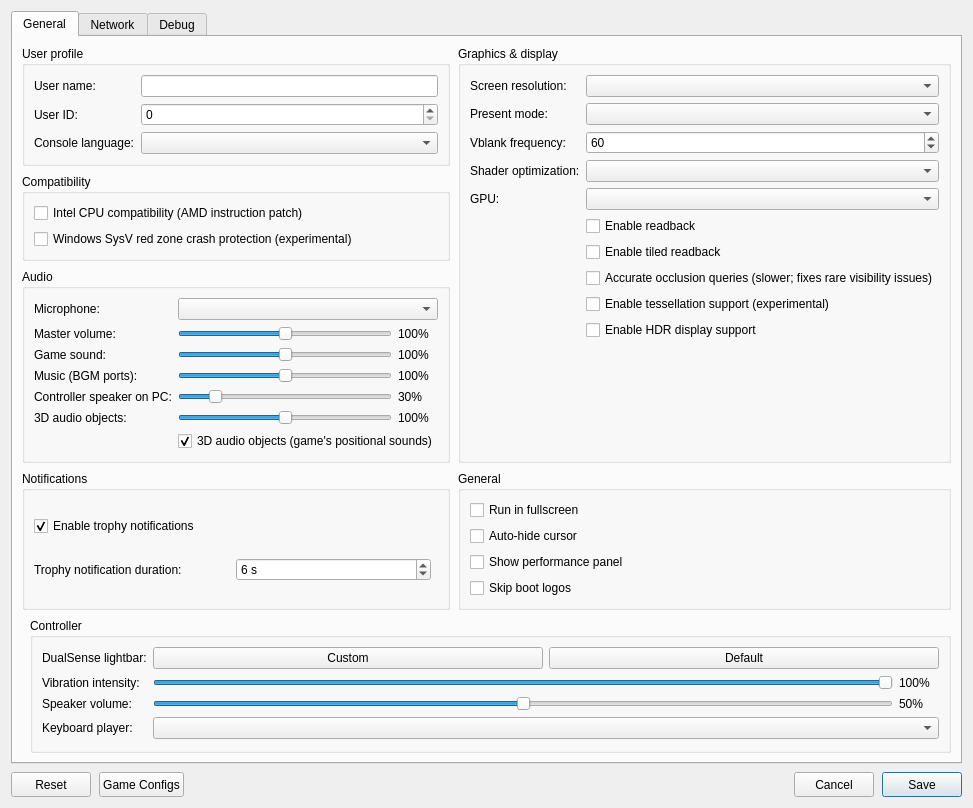
<?xml version="1.0" encoding="UTF-8"?>
<ui version="4.0">
 <class>ConfigurationEditDialog</class>
 <widget class="QDialog" name="ConfigurationEditDialog">
  <property name="geometry">
   <rect>
    <x>0</x>
    <y>0</y>
    <width>900</width>
    <height>620</height>
   </rect>
  </property>
  <property name="windowTitle">
   <string>Settings</string>
  </property>
  <property name="locale">
   <locale language="English" country="UnitedStates"/>
  </property>
  <layout class="QVBoxLayout" name="dialogLayout">
   <property name="spacing"><number>8</number></property>
   <item>
    <widget class="QTabWidget" name="settings_tabs">
     <property name="currentIndex"><number>0</number></property>
     <widget class="QWidget" name="settings_tab">
      <attribute name="title"><string>General</string></attribute>
      <layout class="QGridLayout" name="gridLayout">
       <property name="horizontalSpacing">
        <number>8</number>
       </property>
       <property name="verticalSpacing">
        <number>8</number>
       </property>
       <item row="0" column="0" colspan="2">
        <layout class="QGridLayout" name="sectionsLayout" columnstretch="1,1">
         <property name="horizontalSpacing">
          <number>8</number>
         </property>
         <property name="verticalSpacing">
          <number>8</number>
         </property>
         <item row="0" column="0">
          <widget class="QGroupBox" name="user_profile_group">
           <property name="title">
            <string>User profile</string>
           </property>
           <layout class="QFormLayout" name="userProfileLayout">
            <property name="fieldGrowthPolicy">
             <enum>QFormLayout::AllNonFixedFieldsGrow</enum>
            </property>
            <item row="0" column="0">
             <widget class="QLabel" name="label_user_name">
              <property name="text"><string>User name:</string></property>
             </widget>
            </item>
            <item row="0" column="1">
             <widget class="MandatoryLineEdit" name="lineEdit_user_name">
              <property name="toolTip"><string>Local user name exposed to games</string></property>
              <property name="clearButtonEnabled"><bool>true</bool></property>
             </widget>
            </item>
            <item row="1" column="0">
             <widget class="QLabel" name="label_user_id">
              <property name="text"><string>User ID:</string></property>
             </widget>
            </item>
            <item row="1" column="1">
             <widget class="QSpinBox" name="spinBox_user_id">
              <property name="toolTip"><string>Local user ID exposed to games</string></property>
             </widget>
            </item>
            <item row="2" column="0">
             <widget class="QLabel" name="label_console_language">
              <property name="text"><string>Console language:</string></property>
             </widget>
            </item>
            <item row="2" column="1">
             <widget class="QComboBox" name="comboBox_console_language">
              <property name="toolTip"><string>Language</string></property>
             </widget>
            </item>
           </layout>
          </widget>
         </item>
         <item row="2" column="0">
          <widget class="QGroupBox" name="audio_group">
           <property name="title"><string>Audio</string></property>
           <layout class="QFormLayout" name="audioLayout">
            <property name="fieldGrowthPolicy">
             <enum>QFormLayout::AllNonFixedFieldsGrow</enum>
            </property>
            <item row="0" column="0">
             <widget class="QLabel" name="label_audio_input_device">
              <property name="text"><string>Microphone:</string></property>
             </widget>
            </item>
            <item row="0" column="1">
             <widget class="QComboBox" name="comboBox_audio_input_device"/>
            </item>
           <item row="1" column="0">
            <widget class="QLabel" name="label_audio_master">
             <property name="text"><string>Master volume:</string></property>
            </widget>
           </item>
           <item row="1" column="1">
            <layout class="QHBoxLayout" name="audio_master_layout">
             <item>
              <widget class="QSlider" name="slider_audio_master">
               <property name="toolTip"><string>Everything the game plays on this PC (not the DualSense). 100% is unchanged; above 100% amplifies and can clip.</string></property>
               <property name="maximum"><number>200</number></property>
               <property name="singleStep"><number>5</number></property>
               <property name="pageStep"><number>10</number></property>
               <property name="value"><number>100</number></property>
               <property name="orientation"><enum>Qt::Horizontal</enum></property>
              </widget>
             </item>
             <item>
              <widget class="QLabel" name="label_audio_master_value">
               <property name="minimumSize"><size><width>40</width><height>0</height></size></property>
               <property name="text"><string>100%</string></property>
              </widget>
             </item>
            </layout>
           </item>
           <item row="2" column="0">
            <widget class="QLabel" name="label_audio_main">
             <property name="text"><string>Game sound:</string></property>
            </widget>
           </item>
           <item row="2" column="1">
            <layout class="QHBoxLayout" name="audio_main_layout">
             <item>
              <widget class="QSlider" name="slider_audio_main">
               <property name="toolTip"><string>Game audio on the main output ports (most effects, and music in games that mix it there). 100% is unchanged.</string></property>
               <property name="maximum"><number>200</number></property>
               <property name="singleStep"><number>5</number></property>
               <property name="pageStep"><number>10</number></property>
               <property name="value"><number>100</number></property>
               <property name="orientation"><enum>Qt::Horizontal</enum></property>
              </widget>
             </item>
             <item>
              <widget class="QLabel" name="label_audio_main_value">
               <property name="minimumSize"><size><width>40</width><height>0</height></size></property>
               <property name="text"><string>100%</string></property>
              </widget>
             </item>
            </layout>
           </item>
           <item row="3" column="0">
            <widget class="QLabel" name="label_audio_music">
             <property name="text"><string>Music (BGM ports):</string></property>
            </widget>
           </item>
           <item row="3" column="1">
            <layout class="QHBoxLayout" name="audio_music_layout">
             <item>
              <widget class="QSlider" name="slider_audio_music">
               <property name="toolTip"><string>Music the game plays on its own background-music ports. Has no effect on games that mix music into the main output.</string></property>
               <property name="maximum"><number>200</number></property>
               <property name="singleStep"><number>5</number></property>
               <property name="pageStep"><number>10</number></property>
               <property name="value"><number>100</number></property>
               <property name="orientation"><enum>Qt::Horizontal</enum></property>
              </widget>
             </item>
             <item>
              <widget class="QLabel" name="label_audio_music_value">
               <property name="minimumSize"><size><width>40</width><height>0</height></size></property>
               <property name="text"><string>100%</string></property>
              </widget>
             </item>
            </layout>
           </item>
           <item row="4" column="0">
            <widget class="QLabel" name="label_audio_pad_speaker">
             <property name="text"><string>Controller speaker on PC:</string></property>
            </widget>
           </item>
           <item row="4" column="1">
            <layout class="QHBoxLayout" name="audio_pad_speaker_layout">
             <item>
              <widget class="QSlider" name="slider_audio_pad_speaker">
               <property name="toolTip"><string>Sounds meant for the DualSense speaker when no DualSense plays them (no controller, or not wired/Bluetooth). The console speaker is small, so these are turned down by default.</string></property>
               <property name="maximum"><number>200</number></property>
               <property name="singleStep"><number>5</number></property>
               <property name="pageStep"><number>10</number></property>
               <property name="value"><number>30</number></property>
               <property name="orientation"><enum>Qt::Horizontal</enum></property>
              </widget>
             </item>
             <item>
              <widget class="QLabel" name="label_audio_pad_speaker_value">
               <property name="minimumSize"><size><width>40</width><height>0</height></size></property>
               <property name="text"><string>30%</string></property>
              </widget>
             </item>
            </layout>
           </item>
           <item row="5" column="0">
            <widget class="QLabel" name="label_audio_objects">
             <property name="text"><string>3D audio objects:</string></property>
            </widget>
           </item>
           <item row="5" column="1">
            <layout class="QHBoxLayout" name="audio_objects_layout">
             <item>
              <widget class="QSlider" name="slider_audio_objects">
               <property name="toolTip"><string>Sound effects the game places in 3D (PS5 3D audio object ports), mixed into the game sound on this PC. Game sound and master volume apply on top. 100% is unchanged.</string></property>
               <property name="maximum"><number>200</number></property>
               <property name="singleStep"><number>5</number></property>
               <property name="pageStep"><number>10</number></property>
               <property name="value"><number>100</number></property>
               <property name="orientation"><enum>Qt::Horizontal</enum></property>
              </widget>
             </item>
             <item>
              <widget class="QLabel" name="label_audio_objects_value">
               <property name="minimumSize"><size><width>40</width><height>0</height></size></property>
               <property name="text"><string>100%</string></property>
              </widget>
             </item>
            </layout>
           </item>
           <item row="6" column="1">
            <widget class="QCheckBox" name="checkBox_audio_objects">
             <property name="toolTip"><string>Play the sounds the game places in 3D (PS5 3D audio object ports: ambience, positioned effects). Off drops them, as older Kyty versions did.</string></property>
             <property name="text"><string>3D audio objects (game's positional sounds)</string></property>
             <property name="checked"><bool>true</bool></property>
            </widget>
           </item>
           </layout>
          </widget>
         </item>
         <item row="0" column="1" rowspan="3">
          <widget class="QGroupBox" name="graphics_group">
           <property name="title">
            <string>Graphics &amp;&amp; display</string>
           </property>
           <layout class="QFormLayout" name="graphicsLayout">
            <property name="fieldGrowthPolicy">
             <enum>QFormLayout::AllNonFixedFieldsGrow</enum>
            </property>
            <item row="0" column="0">
             <widget class="QLabel" name="label_screen_resolution">
              <property name="text"><string>Screen resolution:</string></property>
             </widget>
            </item>
            <item row="0" column="1">
             <widget class="QComboBox" name="comboBox_screen_resolution">
              <property name="toolTip"><string>Window resolution</string></property>
             </widget>
            </item>
            <item row="1" column="0">
             <widget class="QLabel" name="label_present_mode">
              <property name="text"><string>Present mode:</string></property>
             </widget>
            </item>
            <item row="1" column="1">
             <widget class="QComboBox" name="comboBox_present_mode">
              <property name="toolTip"><string>Vulkan swapchain presentation mode</string></property>
             </widget>
            </item>
            <item row="2" column="0">
             <widget class="QLabel" name="label_vblank_frequency">
              <property name="text"><string>Vblank frequency:</string></property>
             </widget>
            </item>
            <item row="2" column="1">
             <widget class="QSpinBox" name="spinBox_vblank_frequency">
              <property name="toolTip"><string>Virtual display refresh rate used for frame pacing</string></property>
              <property name="minimum"><number>30</number></property>
              <property name="maximum"><number>360</number></property>
              <property name="value"><number>60</number></property>
             </widget>
            </item>
            <item row="3" column="0">
             <widget class="QLabel" name="label_shader_optimization">
              <property name="text"><string>Shader optimization:</string></property>
             </widget>
            </item>
            <item row="3" column="1">
             <widget class="QComboBox" name="comboBox_shader_optimization_type">
              <property name="toolTip"><string>Optimize shaders for code size or performance</string></property>
             </widget>
            </item>
            <item row="4" column="0">
             <widget class="QLabel" name="label_gpu">
              <property name="text"><string>GPU:</string></property>
             </widget>
            </item>
            <item row="4" column="1">
             <widget class="QComboBox" name="comboBox_gpu">
              <property name="toolTip"><string>Graphics device used by the emulator</string></property>
             </widget>
            </item>
            <item row="5" column="1">
             <widget class="QCheckBox" name="checkBox_readback">
              <property name="toolTip"><string>Read back writable linear images</string></property>
              <property name="text"><string>Enable readback</string></property>
             </widget>
            </item>
            <item row="6" column="1">
             <widget class="QCheckBox" name="checkBox_readback_tiled">
              <property name="toolTip"><string>Read back small writable tiled images</string></property>
              <property name="text"><string>Enable tiled readback</string></property>
             </widget>
            </item>
            <item row="7" column="1">
             <widget class="QCheckBox" name="checkBox_gpu_occlusion">
              <property name="toolTip"><string>Off (default): occlusion queries report everything as visible, which is much faster in heavy levels but may draw objects or effects that the game hides behind walls. On: the GPU counts visible samples as on the console (slower; fixes rare visibility issues).</string></property>
              <property name="text"><string>Accurate occlusion queries (slower; fixes rare visibility issues)</string></property>
             </widget>
            </item>
            <item row="8" column="1">
             <widget class="QCheckBox" name="checkBox_tessellation">
              <property name="toolTip"><string>Draw tessellated geometry. Disabled by default; unsupported tessellation may cause crashes.</string></property>
              <property name="text"><string>Enable tessellation support (experimental)</string></property>
             </widget>
            </item>
            <item row="9" column="1">
             <widget class="QCheckBox" name="checkBox_hdr">
              <property name="toolTip"><string>Enable HDR10 output for supported games. Requires HDR enabled on the host display.</string></property>
              <property name="text"><string>Enable HDR display support</string></property>
             </widget>
            </item>
           </layout>
          </widget>
         </item>
         <item row="3" column="0">
          <widget class="QGroupBox" name="notifications_group">
           <property name="title"><string>Notifications</string></property>
           <layout class="QVBoxLayout" name="notificationsLayout">
            <item>
             <widget class="QCheckBox" name="checkBox_trophy_notifications">
              <property name="toolTip"><string>Show trophy unlock notifications and play their sound.
    To use your own sound, replace the emulator's assets/sounds/trophy-unlock.wav with a WAV file and restart the game.</string></property>
              <property name="text"><string>Enable trophy notifications</string></property>
              <property name="checked"><bool>true</bool></property>
             </widget>
            </item>
            <item>
             <layout class="QHBoxLayout" name="trophyDurationLayout">
              <item>
               <widget class="QLabel" name="label_trophy_duration">
                <property name="text"><string>Trophy notification duration:</string></property>
               </widget>
              </item>
              <item>
               <widget class="QSpinBox" name="spinBox_trophy_duration">
                <property name="toolTip"><string>How long each trophy unlock notification stays on screen.</string></property>
                <property name="suffix"><string> s</string></property>
                <property name="minimum"><number>5</number></property>
                <property name="maximum"><number>10</number></property>
                <property name="value"><number>6</number></property>
               </widget>
              </item>
              <item>
               <spacer name="trophyDurationSpacer">
                <property name="orientation"><enum>Qt::Horizontal</enum></property>
               </spacer>
              </item>
             </layout>
            </item>
           </layout>
          </widget>
         </item>
         <item row="3" column="1">
          <widget class="QGroupBox" name="general_group">
           <property name="title"><string>General</string></property>
           <layout class="QVBoxLayout" name="generalLayout">
            <item>
             <widget class="QCheckBox" name="checkBox_fullscreen">
              <property name="toolTip"><string>Run in borderless desktop fullscreen</string></property>
              <property name="text"><string>Run in fullscreen</string></property>
             </widget>
            </item>
            <item>
             <widget class="QCheckBox" name="checkBox_hide_cursor">
              <property name="toolTip"><string>Hide the host cursor after 2 seconds without mouse activity</string></property>
              <property name="text"><string>Auto-hide cursor</string></property>
             </widget>
            </item>
            <item>
             <widget class="QCheckBox" name="checkBox_perf_overlay">
              <property name="toolTip"><string>Show FPS, frame times, CPU/GPU usage, RAM and memory pressure in the game window. Press F2 (Cmd+P on macOS) to toggle it, and add Shift for the detailed view.</string></property>
              <property name="text"><string>Show performance panel</string></property>
             </widget>
            </item>
            <item>
             <widget class="QCheckBox" name="checkBox_skip_notice_screen">
              <property name="toolTip"><string>Skip startup logos and notices in supported games.</string></property>
              <property name="text"><string>Skip boot logos</string></property>
             </widget>
            </item>
           </layout>
          </widget>
         </item>
         <item row="1" column="0">
          <widget class="QGroupBox" name="compatibility_group">
           <property name="title">
            <string>Compatibility</string>
           </property>
           <layout class="QVBoxLayout" name="compatibilityLayout">
            <item>
             <widget class="QCheckBox" name="checkBox_amd_cpu">
              <property name="toolTip"><string>Emulates the PS5's AMD-only instructions (EXTRQ/INSERTQ) and AMD's VRSQRTPS results. Partly checked (default): automatic, on for Intel and other non-AMD CPUs, off for AMD CPUs. Checked: always on. Unchecked: always off.</string></property>
              <property name="text"><string>Intel CPU compatibility (AMD instruction patch)</string></property>
             </widget>
            </item>
            <item>
             <widget class="QCheckBox" name="checkBox_red_zone_protection">
              <property name="toolTip"><string>Helps prevent crashes in some games on Windows</string></property>
              <property name="text"><string>Windows SysV red zone crash protection (experimental)</string></property>
             </widget>
            </item>
           </layout>
          </widget>
         </item>
        </layout>
       </item>
       <item row="1" column="1">
        <widget class="QGroupBox" name="controller_group">
         <property name="title"><string>Controller</string></property>
         <layout class="QFormLayout" name="controllerLayout">
          <property name="fieldGrowthPolicy"><enum>QFormLayout::AllNonFixedFieldsGrow</enum></property>
          <item row="0" column="0">
           <widget class="QLabel" name="label_controller_color">
            <property name="text"><string>DualSense lightbar:</string></property>
           </widget>
          </item>
          <item row="0" column="1">
           <layout class="QHBoxLayout" name="controllerColorLayout">
            <item>
             <widget class="QPushButton" name="button_controller_color">
              <property name="toolTip"><string>Choose and preview a fixed LED color. Bluetooth DualSense may take several seconds to update.</string></property>
              <property name="text"><string>Custom</string></property>
             </widget>
            </item>
            <item>
             <widget class="QPushButton" name="button_controller_color_reset">
              <property name="toolTip"><string>Let the game control the lightbar</string></property>
              <property name="text"><string>Default</string></property>
             </widget>
            </item>
           </layout>
          </item>
          <item row="1" column="0">
           <widget class="QLabel" name="label_controller_vibration">
            <property name="text"><string>Vibration intensity:</string></property>
           </widget>
          </item>
          <item row="1" column="1">
           <layout class="QHBoxLayout" name="controllerVibrationLayout">
            <item>
             <widget class="QSlider" name="slider_controller_vibration">
              <property name="toolTip"><string>Scale DualSense vibration over USB and Bluetooth</string></property>
              <property name="maximum"><number>100</number></property>
              <property name="value"><number>100</number></property>
              <property name="orientation"><enum>Qt::Horizontal</enum></property>
             </widget>
            </item>
            <item>
             <widget class="QLabel" name="label_controller_vibration_value">
              <property name="minimumSize"><size><width>40</width><height>0</height></size></property>
              <property name="text"><string>100%</string></property>
             </widget>
            </item>
           </layout>
          </item>
          <item row="2" column="0">
           <widget class="QLabel" name="label_controller_volume">
            <property name="text"><string>Speaker volume:</string></property>
           </widget>
          </item>
          <item row="2" column="1">
           <layout class="QHBoxLayout" name="controllerVolumeLayout">
            <item>
             <widget class="QSlider" name="slider_controller_volume">
              <property name="toolTip"><string>Scale the DualSense speaker over USB and Bluetooth. 50% is the previous default; 100% adds 6 dB of gain.</string></property>
              <property name="maximum"><number>100</number></property>
              <property name="value"><number>50</number></property>
              <property name="orientation"><enum>Qt::Horizontal</enum></property>
             </widget>
            </item>
            <item>
             <widget class="QLabel" name="label_controller_volume_value">
              <property name="minimumSize"><size><width>40</width><height>0</height></size></property>
              <property name="text"><string>50%</string></property>
             </widget>
            </item>
           </layout>
          </item>
          <item row="3" column="0">
           <widget class="QLabel" name="label_keyboard_player">
            <property name="text"><string>Keyboard player:</string></property>
           </widget>
          </item>
          <item row="3" column="1">
           <widget class="QComboBox" name="comboBox_keyboard_player">
            <property name="toolTip"><string>Gamepads fill the remaining players in connection order. Every player uses the same input mapping.</string></property>
           </widget>
          </item>
         </layout>
        </widget>
       </item>
      </layout>
     </widget>
     <widget class="QWidget" name="network_tab">
      <attribute name="title"><string>Network</string></attribute>
      <layout class="QVBoxLayout" name="networkTabLayout">
       <item>
        <widget class="QCheckBox" name="checkBox_network_connected">
         <property name="toolTip"><string>Let games use your computer's local network connection.</string></property>
         <property name="text"><string>Enable network connection</string></property>
        </widget>
       </item>
       <item>
        <spacer name="networkSpacer">
         <property name="orientation"><enum>Qt::Vertical</enum></property>
         <property name="sizeHint" stdset="0"><size><width>20</width><height>40</height></size></property>
        </spacer>
       </item>
      </layout>
     </widget>
     <widget class="QWidget" name="debug_tab">
      <attribute name="title"><string>Debug</string></attribute>
      <layout class="QVBoxLayout" name="debugTabLayout">
       <item>
        <widget class="QGroupBox" name="debug_group">
         <property name="title">
          <string>Debugging &amp;&amp; logs</string>
         </property>
         <layout class="QGridLayout" name="debugLayout" columnstretch="0,1,0,1">
          <property name="horizontalSpacing"><number>8</number></property>
          <property name="verticalSpacing"><number>6</number></property>
          <item row="0" column="0" colspan="2">
           <widget class="QCheckBox" name="checkBox_vulkan_validation">
            <property name="toolTip"><string>Enable Vulkan validation layers</string></property>
            <property name="text"><string>Vulkan validation</string></property>
            <property name="checked"><bool>true</bool></property>
           </widget>
          </item>
          <item row="0" column="2" colspan="2">
           <widget class="QCheckBox" name="checkBox_shader_validation">
            <property name="toolTip"><string>Validate SPIR-V binary</string></property>
            <property name="text"><string>Shader validation</string></property>
            <property name="checked"><bool>true</bool></property>
           </widget>
          </item>
          <item row="1" column="0" colspan="2">
           <widget class="QCheckBox" name="checkBox_renderdoc_capture">
            <property name="toolTip"><string>Enable RenderDoc capture</string></property>
            <property name="text"><string>RenderDoc capture</string></property>
           </widget>
          </item>
          <item row="1" column="2" colspan="2">
           <widget class="QCheckBox" name="checkBox_cmd_dump">
            <property name="toolTip"><string>Dump command buffers</string></property>
            <property name="text"><string>Command buffer dump</string></property>
           </widget>
          </item>
          <item row="2" column="0">
           <widget class="QLabel" name="label_shader_log_direction">
            <property name="text"><string>Shader logging:</string></property>
           </widget>
          </item>
          <item row="2" column="1">
           <widget class="QComboBox" name="comboBox_shader_log_direction">
            <property name="toolTip"><string>Dump shaders to file or console window. If enabled may decrease emulator performance</string></property>
           </widget>
          </item>
          <item row="2" column="2">
           <widget class="QLabel" name="label_shader_log_folder">
            <property name="text"><string>Shader log folder:</string></property>
           </widget>
          </item>
          <item row="2" column="3">
           <widget class="MandatoryLineEdit" name="lineEdit_shader_log_folder">
            <property name="toolTip"><string>Specify directory to dump shaders</string></property>
            <property name="clearButtonEnabled"><bool>true</bool></property>
           </widget>
          </item>
          <item row="3" column="0">
           <widget class="QLabel" name="label_printf_direction">
            <property name="text"><string>Printf output:</string></property>
           </widget>
          </item>
          <item row="3" column="1">
           <widget class="QComboBox" name="comboBox_printf_direction">
            <property name="toolTip"><string>Print logs to file or console window. If enabled may decrease emulator performance</string></property>
           </widget>
          </item>
          <item row="3" column="2">
           <widget class="QLabel" name="label_printf_file">
            <property name="text"><string>Printf output file:</string></property>
           </widget>
          </item>
          <item row="3" column="3">
           <widget class="MandatoryLineEdit" name="lineEdit_printf_file">
            <property name="toolTip"><string>Specify file to dump logs</string></property>
            <property name="clearButtonEnabled"><bool>true</bool></property>
           </widget>
          </item>
          <item row="4" column="0">
           <widget class="QCheckBox" name="checkBox_profiler">
            <property name="toolTip"><string>Enable the Tracy profiler. Profiling may decrease emulator performance</string></property>
            <property name="text"><string>Tracy profiler</string></property>
           </widget>
          </item>
          <item row="4" column="2">
           <widget class="QLabel" name="label_cmd_dump_folder">
            <property name="text"><string>Command buffer folder:</string></property>
           </widget>
          </item>
          <item row="4" column="3">
           <widget class="MandatoryLineEdit" name="lineEdit_cmd_dump_folder">
            <property name="toolTip"><string>Specify directory to dump command buffers</string></property>
            <property name="clearButtonEnabled"><bool>true</bool></property>
           </widget>
          </item>
         </layout>
        </widget>
       </item>
       <item>
        <widget class="QGroupBox" name="rendering_compatibility_group">
         <property name="title"><string>Rendering compatibility</string></property>
         <layout class="QVBoxLayout" name="renderingCompatibilityLayout">
          <item>
           <widget class="QLabel" name="label_rendering_compatibility">
            <property name="text"><string>These settings may help with rendering bugs at a slight performance cost.</string></property>
            <property name="wordWrap"><bool>true</bool></property>
           </widget>
          </item>
          <item>
           <widget class="QCheckBox" name="checkBox_sync_raw_image_buffers">
            <property name="toolTip"><string>Can fix missing textures and incorrect transparency (Resident Evil 2).</string></property>
            <property name="text"><string>Accurate texture synchronization</string></property>
           </widget>
          </item>
         </layout>
        </widget>
       </item>
       <item>
        <spacer name="debugSpacer">
         <property name="orientation"><enum>Qt::Vertical</enum></property>
         <property name="sizeHint" stdset="0"><size><width>20</width><height>40</height></size></property>
        </spacer>
       </item>
      </layout>
     </widget>
    </widget>
   </item>
   <item>
    <layout class="QHBoxLayout" name="buttonLayout">
     <item>
     <widget class="QPushButton" name="clear_button">
       <property name="minimumSize"><size><width>80</width><height>25</height></size></property>
       <property name="text"><string>Reset</string></property>
       <property name="toolTip"><string>Restore default settings</string></property>
      </widget>
     </item>
     <item>
      <widget class="QPushButton" name="settings_button">
       <property name="minimumSize"><size><width>80</width><height>25</height></size></property>
       <property name="text"><string>Game Configs</string></property>
       <property name="toolTip"><string>Import or export game configs</string></property>
      </widget>
     </item>
     <item>
      <spacer name="buttonSpacer">
       <property name="orientation"><enum>Qt::Horizontal</enum></property>
       <property name="sizeHint" stdset="0"><size><width>40</width><height>20</height></size></property>
      </spacer>
     </item>
     <item>
      <widget class="QPushButton" name="cancel_button">
       <property name="minimumSize"><size><width>80</width><height>25</height></size></property>
       <property name="text"><string>Cancel</string></property>
      </widget>
     </item>
     <item>
      <widget class="QPushButton" name="ok_button">
       <property name="minimumSize"><size><width>80</width><height>25</height></size></property>
       <property name="text"><string>Save</string></property>
       <property name="default"><bool>true</bool></property>
      </widget>
     </item>
    </layout>
   </item>
  </layout>
 </widget>
 <customwidgets>
  <customwidget>
   <class>MandatoryLineEdit</class>
   <extends>QLineEdit</extends>
   <header>mandatoryLineEdit.h</header>
  </customwidget>
 </customwidgets>
 <resources/>
</ui>
